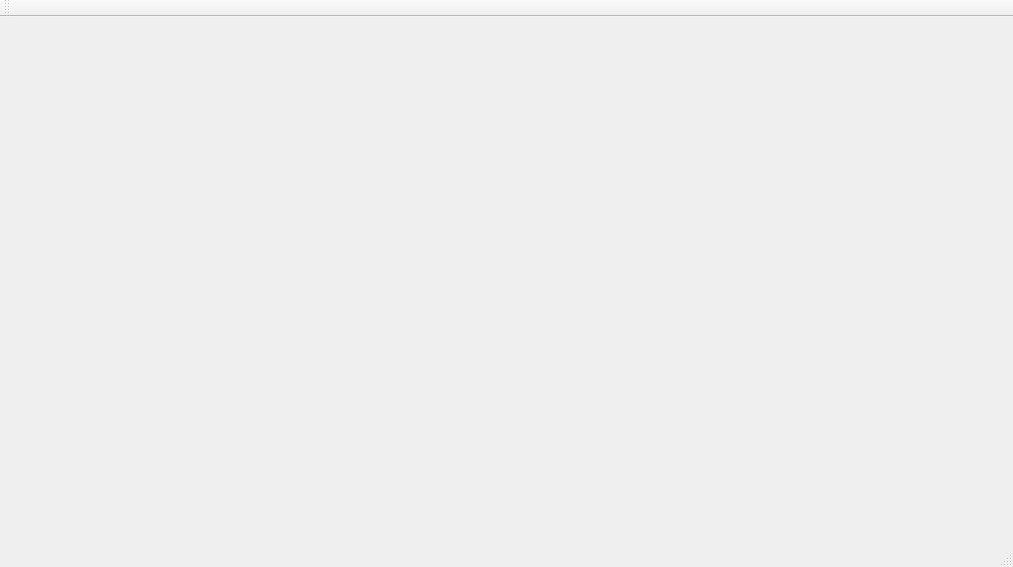
<?xml version="1.0" encoding="UTF-8"?>
<ui version="4.0">
 <class>MainWindow</class>
 <widget class="QMainWindow" name="MainWindow">
  <property name="geometry">
   <rect>
    <x>0</x>
    <y>0</y>
    <width>1013</width>
    <height>567</height>
   </rect>
  </property>
  <property name="windowTitle">
   <string>MainWindow</string>
  </property>
  <widget class="QWidget" name="centralWidget">
   <layout class="QVBoxLayout" name="verticalLayout_2"/>
  </widget>
  <widget class="QMenuBar" name="menuBar">
   <property name="geometry">
    <rect>
     <x>0</x>
     <y>0</y>
     <width>1013</width>
     <height>25</height>
    </rect>
   </property>
  </widget>
  <widget class="QToolBar" name="mainToolBar">
   <attribute name="toolBarArea">
    <enum>TopToolBarArea</enum>
   </attribute>
   <attribute name="toolBarBreak">
    <bool>false</bool>
   </attribute>
  </widget>
  <widget class="QStatusBar" name="statusBar"/>
 </widget>
 <layoutdefault spacing="6" margin="11"/>
 <resources/>
 <connections/>
</ui>
